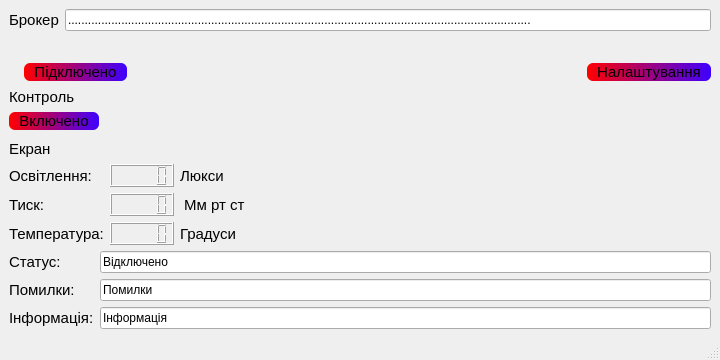
<?xml version="1.0" encoding="UTF-8"?>
<ui version="4.0">
 <class>MainWindow</class>
 <widget class="QMainWindow" name="MainWindow">
  <property name="geometry">
   <rect>
    <x>0</x>
    <y>0</y>
    <width>720</width>
    <height>360</height>
   </rect>
  </property>
  <property name="minimumSize">
   <size>
    <width>720</width>
    <height>360</height>
   </size>
  </property>
  <property name="maximumSize">
   <size>
    <width>720</width>
    <height>390</height>
   </size>
  </property>
  <property name="windowTitle">
   <string>MainWindow</string>
  </property>
  <property name="windowIcon">
   <iconset resource="res_mqtt.qrc">
    <normaloff>:/icon/icon/mqtt.png</normaloff>:/icon/icon/mqtt.png</iconset>
  </property>
  <property name="iconSize">
   <size>
    <width>256</width>
    <height>256</height>
   </size>
  </property>
  <widget class="QWidget" name="centralwidget">
   <property name="styleSheet">
    <string notr="true">QWidget {
	font-family: &quot;Rutenia2008VasylChebanyk&quot;;
}

QPushButton{
	font-size: 15px;
	background-color:qlineargradient(spread:pad, x1:0, y1:0, x2:1, y2:0, stop:0 rgba(255, 0, 0, 255), stop:1 rgba(61, 0, 255, 255));
	padding-left: 10px;
	padding-right: 10px;
	border-radius: 6px;


}

QPushButton:hover{
	background-color:qlineargradient(spread:pad, x1:0, y1:0, x2:1, y2:0, stop:0 rgba(61, 0, 255, 255), stop:1 rgba(255, 0, 0, 255));
}

QLabel{
	font-size: 15px

}</string>
   </property>
   <layout class="QVBoxLayout" name="verticalLayout_2">
    <item>
     <layout class="QVBoxLayout" name="verticalLayout">
      <item>
       <layout class="QFormLayout" name="formLayout_3">
        <item row="1" column="1">
         <widget class="QLineEdit" name="lneDisplay">
          <property name="text">
           <string>...........................................................................................................................................</string>
          </property>
          <property name="readOnly">
           <bool>true</bool>
          </property>
         </widget>
        </item>
        <item row="1" column="0">
         <widget class="QLabel" name="label">
          <property name="text">
           <string>Брокер</string>
          </property>
         </widget>
        </item>
       </layout>
      </item>
      <item>
       <layout class="QGridLayout" name="gridLayout_2">
        <item row="0" column="0">
         <widget class="QLabel" name="lblIconConnect">
          <property name="maximumSize">
           <size>
            <width>24</width>
            <height>24</height>
           </size>
          </property>
          <property name="text">
           <string/>
          </property>
          <property name="pixmap">
           <pixmap resource="res_mqtt.qrc">:/icon/icon/checkNo.jpg</pixmap>
          </property>
          <property name="scaledContents">
           <bool>true</bool>
          </property>
         </widget>
        </item>
        <item row="0" column="1">
         <widget class="QPushButton" name="pbtnConnect">
          <property name="text">
           <string>Підключено</string>
          </property>
         </widget>
        </item>
        <item row="0" column="2">
         <spacer name="horizontalSpacer">
          <property name="orientation">
           <enum>Qt::Horizontal</enum>
          </property>
          <property name="sizeHint" stdset="0">
           <size>
            <width>318</width>
            <height>20</height>
           </size>
          </property>
         </spacer>
        </item>
        <item row="0" column="3">
         <widget class="QPushButton" name="pbtnSettings">
          <property name="text">
           <string>Налаштування</string>
          </property>
         </widget>
        </item>
       </layout>
      </item>
      <item>
       <layout class="QFormLayout" name="formLayout_4">
        <item row="0" column="0">
         <widget class="QLabel" name="lblControl">
          <property name="text">
           <string>Контроль</string>
          </property>
         </widget>
        </item>
        <item row="1" column="0">
         <widget class="QPushButton" name="pbtnOnOff">
          <property name="text">
           <string>Включено</string>
          </property>
         </widget>
        </item>
       </layout>
      </item>
      <item>
       <layout class="QFormLayout" name="formLayout_2">
        <item row="0" column="0">
         <widget class="QLabel" name="lblDisplay">
          <property name="text">
           <string>Екран</string>
          </property>
         </widget>
        </item>
        <item row="1" column="0">
         <layout class="QGridLayout" name="gridLayout">
          <item row="0" column="0">
           <widget class="QLabel" name="lblLuminocity">
            <property name="text">
             <string>Освітлення:</string>
            </property>
           </widget>
          </item>
          <item row="0" column="1">
           <widget class="QLCDNumber" name="lcdLuminocity"/>
          </item>
          <item row="0" column="2">
           <widget class="QLabel" name="lblLux">
            <property name="text">
             <string>Люкси</string>
            </property>
           </widget>
          </item>
          <item row="1" column="0">
           <widget class="QLabel" name="lblPressure">
            <property name="text">
             <string>Тиск:</string>
            </property>
           </widget>
          </item>
          <item row="1" column="1">
           <widget class="QLCDNumber" name="lcdPressure"/>
          </item>
          <item row="1" column="2">
           <widget class="QLabel" name="lblPascal">
            <property name="text">
             <string> Мм рт ст</string>
            </property>
           </widget>
          </item>
          <item row="2" column="0">
           <widget class="QLabel" name="lblTemperature&#10;">
            <property name="text">
             <string>Температура:</string>
            </property>
           </widget>
          </item>
          <item row="2" column="1">
           <widget class="QLCDNumber" name="lcdTemperature"/>
          </item>
          <item row="2" column="2">
           <widget class="QLabel" name="lblDegrees">
            <property name="text">
             <string>Градуси</string>
            </property>
           </widget>
          </item>
         </layout>
        </item>
       </layout>
      </item>
      <item>
       <layout class="QFormLayout" name="formLayout">
        <item row="0" column="0">
         <widget class="QLabel" name="lblState">
          <property name="text">
           <string>Статус:</string>
          </property>
         </widget>
        </item>
        <item row="0" column="1">
         <widget class="QLineEdit" name="lneState">
          <property name="text">
           <string>Відключено</string>
          </property>
          <property name="readOnly">
           <bool>true</bool>
          </property>
         </widget>
        </item>
        <item row="1" column="0">
         <widget class="QLabel" name="lblError">
          <property name="text">
           <string>Помилки:</string>
          </property>
         </widget>
        </item>
        <item row="1" column="1">
         <widget class="QLineEdit" name="lneError">
          <property name="text">
           <string>Помилки</string>
          </property>
          <property name="readOnly">
           <bool>true</bool>
          </property>
         </widget>
        </item>
        <item row="2" column="0">
         <widget class="QLabel" name="lblTrace">
          <property name="text">
           <string>Інформація:</string>
          </property>
         </widget>
        </item>
        <item row="2" column="1">
         <widget class="QLineEdit" name="lneTrace">
          <property name="text">
           <string>Інформація</string>
          </property>
          <property name="readOnly">
           <bool>true</bool>
          </property>
         </widget>
        </item>
       </layout>
      </item>
     </layout>
    </item>
   </layout>
  </widget>
  <widget class="QMenuBar" name="menubar">
   <property name="geometry">
    <rect>
     <x>0</x>
     <y>0</y>
     <width>720</width>
     <height>21</height>
    </rect>
   </property>
  </widget>
  <widget class="QStatusBar" name="statusbar"/>
 </widget>
 <resources>
  <include location="res_mqtt.qrc"/>
 </resources>
 <connections/>
</ui>
